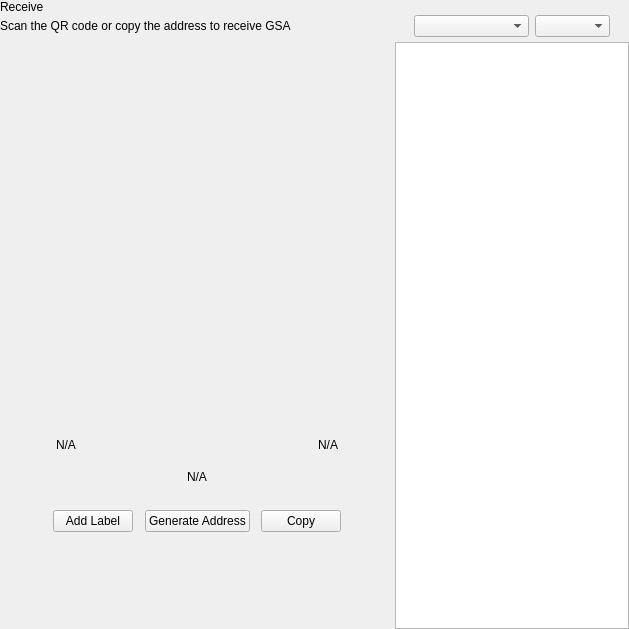
<?xml version="1.0" encoding="UTF-8"?>
<ui version="4.0">
 <class>ReceiveWidget</class>
 <widget class="QWidget" name="ReceiveWidget">
  <property name="geometry">
   <rect>
    <x>0</x>
    <y>0</y>
    <width>629</width>
    <height>629</height>
   </rect>
  </property>
  <property name="minimumSize">
   <size>
    <width>0</width>
    <height>0</height>
   </size>
  </property>
  <property name="windowTitle">
   <string>Form</string>
  </property>
  <layout class="QHBoxLayout" name="horizontalLayout_2" stretch="2,1">
   <property name="spacing">
    <number>0</number>
   </property>
   <property name="leftMargin">
    <number>0</number>
   </property>
   <property name="topMargin">
    <number>0</number>
   </property>
   <property name="rightMargin">
    <number>0</number>
   </property>
   <property name="bottomMargin">
    <number>0</number>
   </property>
   <item>
    <widget class="QWidget" name="left" native="true">
     <layout class="QVBoxLayout" name="verticalLayout_3">
      <property name="leftMargin">
       <number>0</number>
      </property>
      <property name="topMargin">
       <number>0</number>
      </property>
      <property name="rightMargin">
       <number>0</number>
      </property>
      <property name="bottomMargin">
       <number>0</number>
      </property>
      <item>
       <layout class="QVBoxLayout" name="verticalLayout_2">
        <property name="spacing">
         <number>0</number>
        </property>
        <property name="leftMargin">
         <number>0</number>
        </property>
        <item>
         <layout class="QHBoxLayout" name="horizontalLayout_3">
          <property name="spacing">
           <number>0</number>
          </property>
          <item>
           <layout class="QVBoxLayout" name="verticalLayout_4">
            <property name="spacing">
             <number>5</number>
            </property>
            <item>
             <widget class="QLabel" name="labelTitle">
              <property name="text">
               <string>Receive</string>
              </property>
             </widget>
            </item>
            <item alignment="Qt::AlignTop">
             <widget class="QLabel" name="labelSubtitle1">
              <property name="text">
               <string>Scan the QR code or copy the address to receive GSA</string>
              </property>
             </widget>
            </item>
           </layout>
          </item>
          <item>
           <spacer name="horizontalSpacer">
            <property name="orientation">
             <enum>Qt::Horizontal</enum>
            </property>
            <property name="sizeHint" stdset="0">
             <size>
              <width>40</width>
              <height>20</height>
             </size>
            </property>
           </spacer>
          </item>
         </layout>
        </item>
        <item>
         <spacer name="verticalSpacer_2">
          <property name="orientation">
           <enum>Qt::Vertical</enum>
          </property>
          <property name="sizeType">
           <enum>QSizePolicy::Expanding</enum>
          </property>
          <property name="sizeHint" stdset="0">
           <size>
            <width>20</width>
            <height>50</height>
           </size>
          </property>
         </spacer>
        </item>
        <item alignment="Qt::AlignHCenter">
         <widget class="QWidget" name="layoutQR" native="true">
          <property name="maximumSize">
           <size>
            <width>510</width>
            <height>16777215</height>
           </size>
          </property>
          <layout class="QVBoxLayout" name="verticalLayoutQr">
           <item>
            <spacer name="verticalSpacer11">
             <property name="orientation">
              <enum>Qt::Vertical</enum>
             </property>
             <property name="sizeType">
              <enum>QSizePolicy::Fixed</enum>
             </property>
             <property name="sizeHint" stdset="0">
              <size>
               <width>20</width>
               <height>20</height>
              </size>
             </property>
            </spacer>
           </item>
           <item alignment="Qt::AlignHCenter">
            <widget class="QLabel" name="labelQrImg">
             <property name="minimumSize">
              <size>
               <width>260</width>
               <height>260</height>
              </size>
             </property>
             <property name="maximumSize">
              <size>
               <width>260</width>
               <height>260</height>
              </size>
             </property>
             <property name="text">
              <string/>
             </property>
             <property name="alignment">
              <set>Qt::AlignCenter</set>
             </property>
            </widget>
           </item>
           <item>
            <spacer name="verticalSpacer_21">
             <property name="orientation">
              <enum>Qt::Vertical</enum>
             </property>
             <property name="sizeType">
              <enum>QSizePolicy::Fixed</enum>
             </property>
             <property name="sizeHint" stdset="0">
              <size>
               <width>20</width>
               <height>30</height>
              </size>
             </property>
            </spacer>
           </item>
           <item>
            <widget class="QWidget" name="widget" native="true">
             <property name="minimumSize">
              <size>
               <width>0</width>
               <height>0</height>
              </size>
             </property>
             <layout class="QHBoxLayout" name="horizontalLayout_5">
              <item>
               <widget class="QLabel" name="labelLabel">
                <property name="text">
                 <string notr="true">N/A</string>
                </property>
               </widget>
              </item>
              <item>
               <spacer name="horizontalSpacer_2">
                <property name="orientation">
                 <enum>Qt::Horizontal</enum>
                </property>
                <property name="sizeHint" stdset="0">
                 <size>
                  <width>141</width>
                  <height>20</height>
                 </size>
                </property>
               </spacer>
              </item>
              <item>
               <widget class="QLabel" name="labelDate">
                <property name="text">
                 <string notr="true">N/A</string>
                </property>
                <property name="alignment">
                 <set>Qt::AlignRight|Qt::AlignTrailing|Qt::AlignVCenter</set>
                </property>
               </widget>
              </item>
             </layout>
            </widget>
           </item>
           <item>
            <widget class="QLabel" name="labelAddress">
             <property name="sizePolicy">
              <sizepolicy hsizetype="Expanding" vsizetype="Preferred">
               <horstretch>0</horstretch>
               <verstretch>0</verstretch>
              </sizepolicy>
             </property>
             <property name="minimumSize">
              <size>
               <width>300</width>
               <height>0</height>
              </size>
             </property>
             <property name="text">
              <string notr="true">N/A</string>
             </property>
             <property name="alignment">
              <set>Qt::AlignCenter</set>
             </property>
            </widget>
           </item>
           <item>
            <spacer name="verticalSpacer_4">
             <property name="orientation">
              <enum>Qt::Vertical</enum>
             </property>
             <property name="sizeType">
              <enum>QSizePolicy::Fixed</enum>
             </property>
             <property name="sizeHint" stdset="0">
              <size>
               <width>20</width>
               <height>20</height>
              </size>
             </property>
            </spacer>
           </item>
           <item>
            <layout class="QHBoxLayout" name="horizontalLayout_4">
             <item alignment="Qt::AlignHCenter">
              <widget class="QPushButton" name="pushButtonLabel">
               <property name="focusPolicy">
                <enum>Qt::NoFocus</enum>
               </property>
               <property name="text">
                <string>Add Label</string>
               </property>
              </widget>
             </item>
             <item alignment="Qt::AlignHCenter">
              <widget class="QPushButton" name="pushButtonNewAddress">
               <property name="focusPolicy">
                <enum>Qt::NoFocus</enum>
               </property>
               <property name="text">
                <string>Generate Address</string>
               </property>
              </widget>
             </item>
             <item alignment="Qt::AlignHCenter">
              <widget class="QPushButton" name="pushButtonCopy">
               <property name="focusPolicy">
                <enum>Qt::NoFocus</enum>
               </property>
               <property name="text">
                <string>Copy</string>
               </property>
              </widget>
             </item>
            </layout>
           </item>
           <item>
            <spacer name="verticalSpacer_3">
             <property name="orientation">
              <enum>Qt::Vertical</enum>
             </property>
             <property name="sizeType">
              <enum>QSizePolicy::Expanding</enum>
             </property>
             <property name="sizeHint" stdset="0">
              <size>
               <width>20</width>
               <height>20</height>
              </size>
             </property>
            </spacer>
           </item>
          </layout>
         </widget>
        </item>
        <item>
         <spacer name="verticalSpacer">
          <property name="orientation">
           <enum>Qt::Vertical</enum>
          </property>
          <property name="sizeHint" stdset="0">
           <size>
            <width>20</width>
            <height>40</height>
           </size>
          </property>
         </spacer>
        </item>
       </layout>
      </item>
     </layout>
    </widget>
   </item>
   <item>
    <widget class="QWidget" name="right" native="true">
     <layout class="QVBoxLayout" name="verticalLayout_5">
      <property name="spacing">
       <number>0</number>
      </property>
      <property name="leftMargin">
       <number>1</number>
      </property>
      <property name="topMargin">
       <number>0</number>
      </property>
      <property name="rightMargin">
       <number>0</number>
      </property>
      <property name="bottomMargin">
       <number>0</number>
      </property>
      <item>
       <layout class="QVBoxLayout" name="container_right">
        <property name="spacing">
         <number>0</number>
        </property>
        <property name="leftMargin">
         <number>0</number>
        </property>
        <property name="rightMargin">
         <number>0</number>
        </property>
        <item>
         <layout class="QVBoxLayout" name="verticalLayout">
          <property name="spacing">
           <number>6</number>
          </property>
          <property name="leftMargin">
           <number>19</number>
          </property>
          <property name="rightMargin">
           <number>19</number>
          </property>
          <item>
           <widget class="OptionButton" name="btnRequest" native="true"/>
          </item>
          <item>
           <widget class="OptionButton" name="btnMyAddresses" native="true">
            <property name="sizePolicy">
             <sizepolicy hsizetype="Preferred" vsizetype="Minimum">
              <horstretch>0</horstretch>
              <verstretch>0</verstretch>
             </sizepolicy>
            </property>
           </widget>
          </item>
         </layout>
        </item>
        <item>
         <widget class="QWidget" name="sortWidget" native="true">
          <layout class="QHBoxLayout" name="horizontalLayout_6">
           <property name="leftMargin">
            <number>19</number>
           </property>
           <property name="rightMargin">
            <number>19</number>
           </property>
           <property name="bottomMargin">
            <number>5</number>
           </property>
           <item>
            <spacer name="horizontalSpacer_3">
             <property name="orientation">
              <enum>Qt::Horizontal</enum>
             </property>
             <property name="sizeHint" stdset="0">
              <size>
               <width>40</width>
               <height>20</height>
              </size>
             </property>
            </spacer>
           </item>
           <item>
            <widget class="QComboBox" name="comboBoxSort">
             <property name="sizePolicy">
              <sizepolicy hsizetype="Preferred" vsizetype="Fixed">
               <horstretch>0</horstretch>
               <verstretch>0</verstretch>
              </sizepolicy>
             </property>
             <property name="minimumSize">
              <size>
               <width>115</width>
               <height>0</height>
              </size>
             </property>
            </widget>
           </item>
           <item>
            <widget class="QComboBox" name="comboBoxSortOrder">
             <property name="sizePolicy">
              <sizepolicy hsizetype="Preferred" vsizetype="Fixed">
               <horstretch>0</horstretch>
               <verstretch>0</verstretch>
              </sizepolicy>
             </property>
             <property name="minimumSize">
              <size>
               <width>75</width>
               <height>0</height>
              </size>
             </property>
            </widget>
           </item>
          </layout>
         </widget>
        </item>
        <item>
         <widget class="QListView" name="listViewAddress"/>
        </item>
       </layout>
      </item>
     </layout>
    </widget>
   </item>
  </layout>
 </widget>
 <customwidgets>
  <customwidget>
   <class>OptionButton</class>
   <extends>QWidget</extends>
   <header>qt/gsa/optionbutton.h</header>
   <container>1</container>
  </customwidget>
 </customwidgets>
 <resources/>
 <connections/>
</ui>
